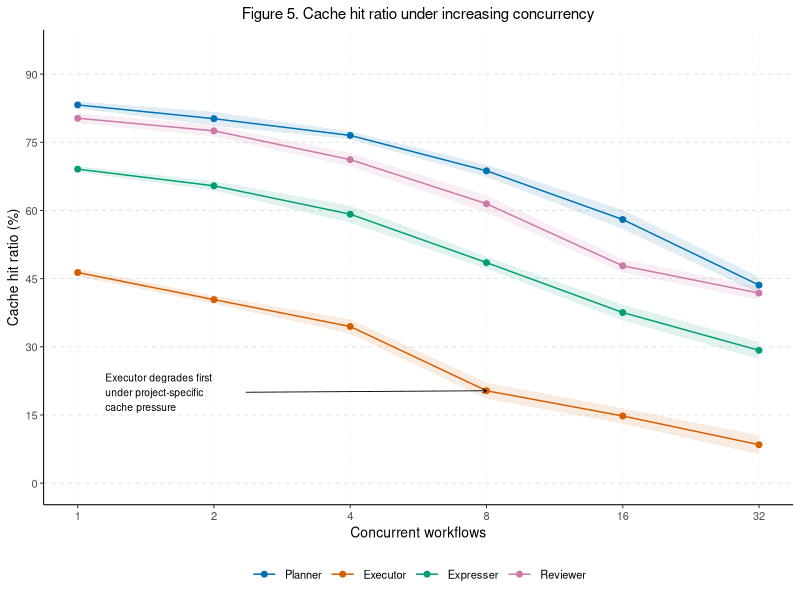
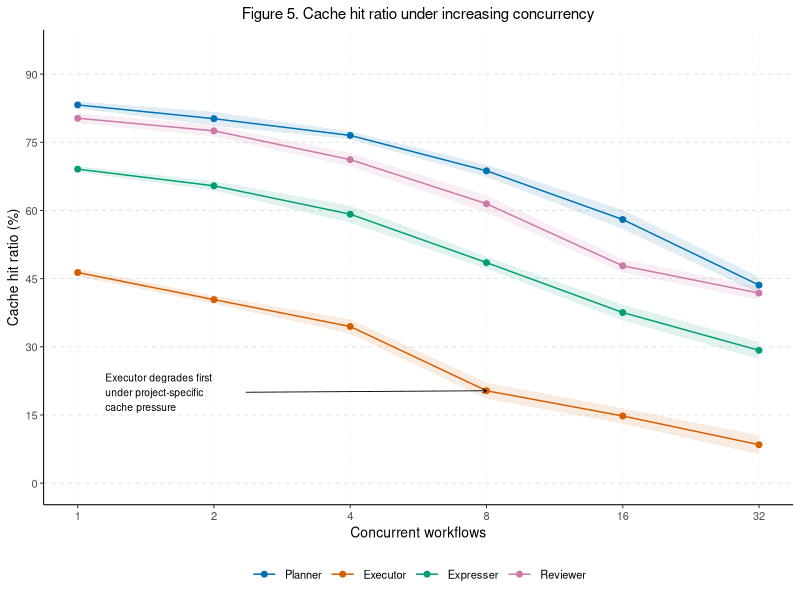

Write the R code that produced these figures, in order.
library(ggplot2)
library(dplyr)

set.seed(61)

agents <- c("Planner", "Executor", "Expresser", "Reviewer")
concurrency_levels <- c(1, 2, 4, 8, 16, 32)

expected_curves <- list(
  Planner   = c(0.84, 0.81, 0.76, 0.68, 0.57, 0.44),
  Executor  = c(0.47, 0.41, 0.33, 0.23, 0.15, 0.09),
  Expresser = c(0.70, 0.66, 0.59, 0.49, 0.37, 0.25),
  Reviewer  = c(0.80, 0.76, 0.70, 0.61, 0.50, 0.38)
)

n_runs <- 8
df <- data.frame()

for (agent in agents) {
  for (i in seq_along(concurrency_levels)) {
    conc <- concurrency_levels[i]
    base <- expected_curves[[agent]][i]
    sd <- 0.025 + 0.006 * log2(conc)
    values <- rnorm(n_runs, mean = base, sd = sd)
    values <- pmin(pmax(values, 0), 1)
    df <- rbind(
      df,
      data.frame(
        agent = factor(agent, levels = agents),
        concurrency = conc,
        run = seq_len(n_runs),
        cache_hit_ratio = values
      )
    )
  }
}

summary_df <- df %>%
  group_by(agent, concurrency) %>%
  summarise(
    mean_hit_ratio = mean(cache_hit_ratio),
    std_hit_ratio = sd(cache_hit_ratio),
    n = n(),
    sem = std_hit_ratio / sqrt(n),
    .groups = "drop"
  )

executor_y_at_8 <- summary_df$mean_hit_ratio[
  summary_df$agent == "Executor" & summary_df$concurrency == 8
] * 100

palette <- c(
  Planner = "#0072B2",
  Executor = "#D55E00",
  Expresser = "#009E73",
  Reviewer = "#CC79A7"
)

p <- ggplot(summary_df, aes(x = concurrency, y = mean_hit_ratio * 100, color = agent, fill = agent)) +
  geom_ribbon(
    aes(ymin = (mean_hit_ratio - sem) * 100, ymax = (mean_hit_ratio + sem) * 100),
    alpha = 0.12,
    color = NA
  ) +
  geom_line(linewidth = 0.5) +
  geom_point(size = 1.7) +
  annotate(
    "segment",
    x = 2.35, xend = 8,
    y = 20, yend = executor_y_at_8,
    arrow = arrow(length = grid::unit(0.12, "cm")),
    linewidth = 0.3
  ) +
  annotate(
    "text",
    x = 1.15,
    y = 20,
    label = "Executor degrades first\nunder project-specific\ncache pressure",
    hjust = 0,
    size = 2.6
  ) +
  scale_x_continuous(
    trans = "log2",
    breaks = concurrency_levels,
    labels = concurrency_levels
  ) +
  scale_y_continuous(limits = c(0, 95), breaks = seq(0, 95, by = 15)) +
  scale_color_manual(values = palette) +
  scale_fill_manual(values = palette) +
  guides(fill = "none") +
  labs(
    title = "Figure 5. Cache hit ratio under increasing concurrency",
    x = "Concurrent workflows",
    y = "Cache hit ratio (%)",
    color = "Agent"
  ) +
  theme_classic(base_size = 10) +
  theme(
    plot.title = element_text(size = 11, hjust = 0.5),
    axis.line = element_line(linewidth = 0.35),
    axis.ticks = element_line(linewidth = 0.35),
    panel.grid.major.y = element_line(color = "grey85", linewidth = 0.25, linetype = "dashed"),
    panel.grid.major.x = element_line(color = "grey88", linewidth = 0.20, linetype = "dotted"),
    legend.position = "bottom",
    legend.direction = "horizontal",
    legend.title = element_blank(),
    legend.text = element_text(size = 8),
    legend.key.width = grid::unit(0.7, "cm")
  )

ggsave("figure5_cache_hit_ratio_under_increasing_concurrency_R.png", p, width = 4.2, height = 2.8, dpi = 300)
ggsave("figure5_cache_hit_ratio_under_increasing_concurrency_R.svg", p, width = 4.2, height = 2.8)
write.csv(df, "figure5_fake_data_R.csv", row.names = FALSE)
